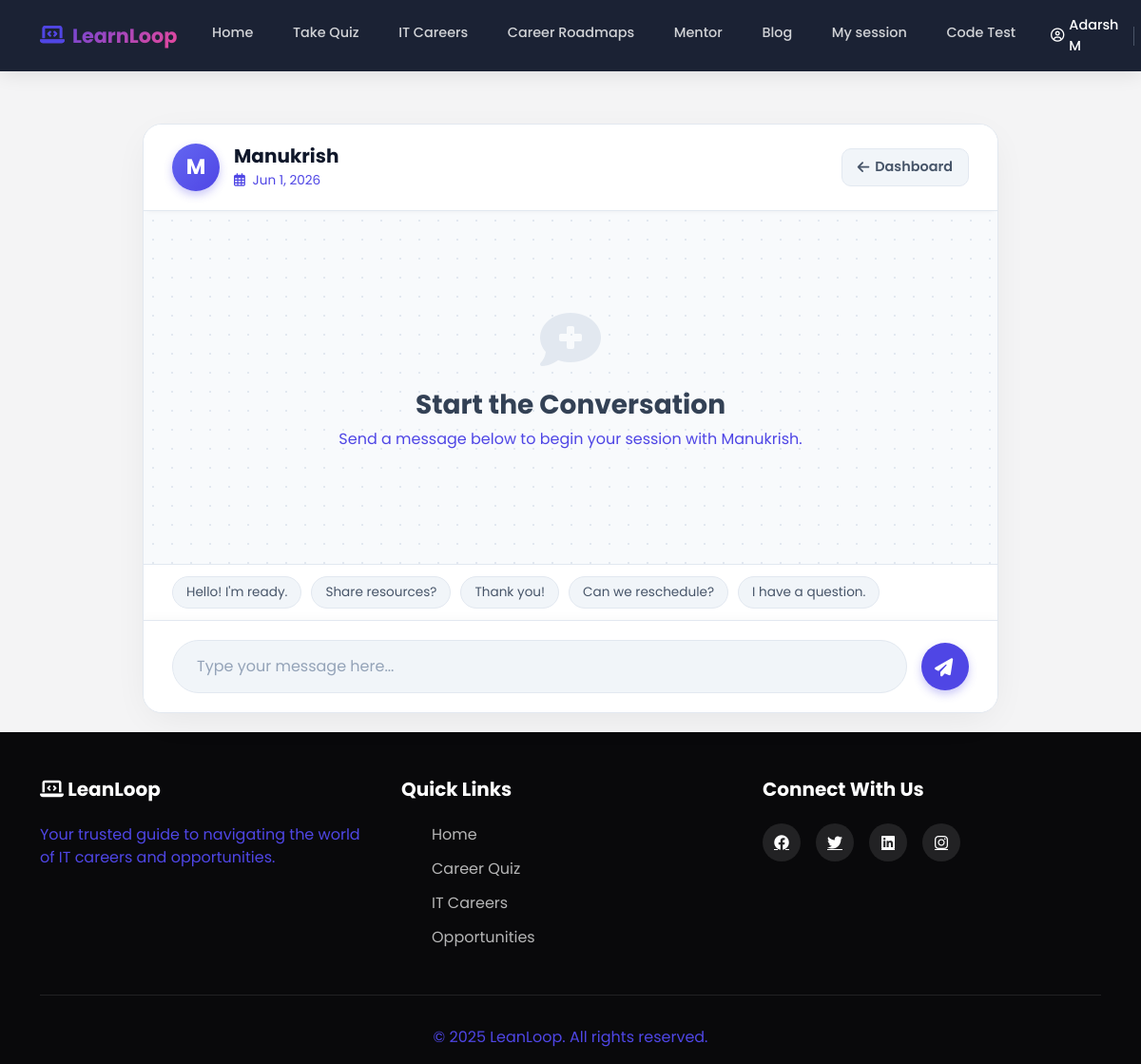
The page /chat/room/20/ (signed in) on the database as committed earlier.
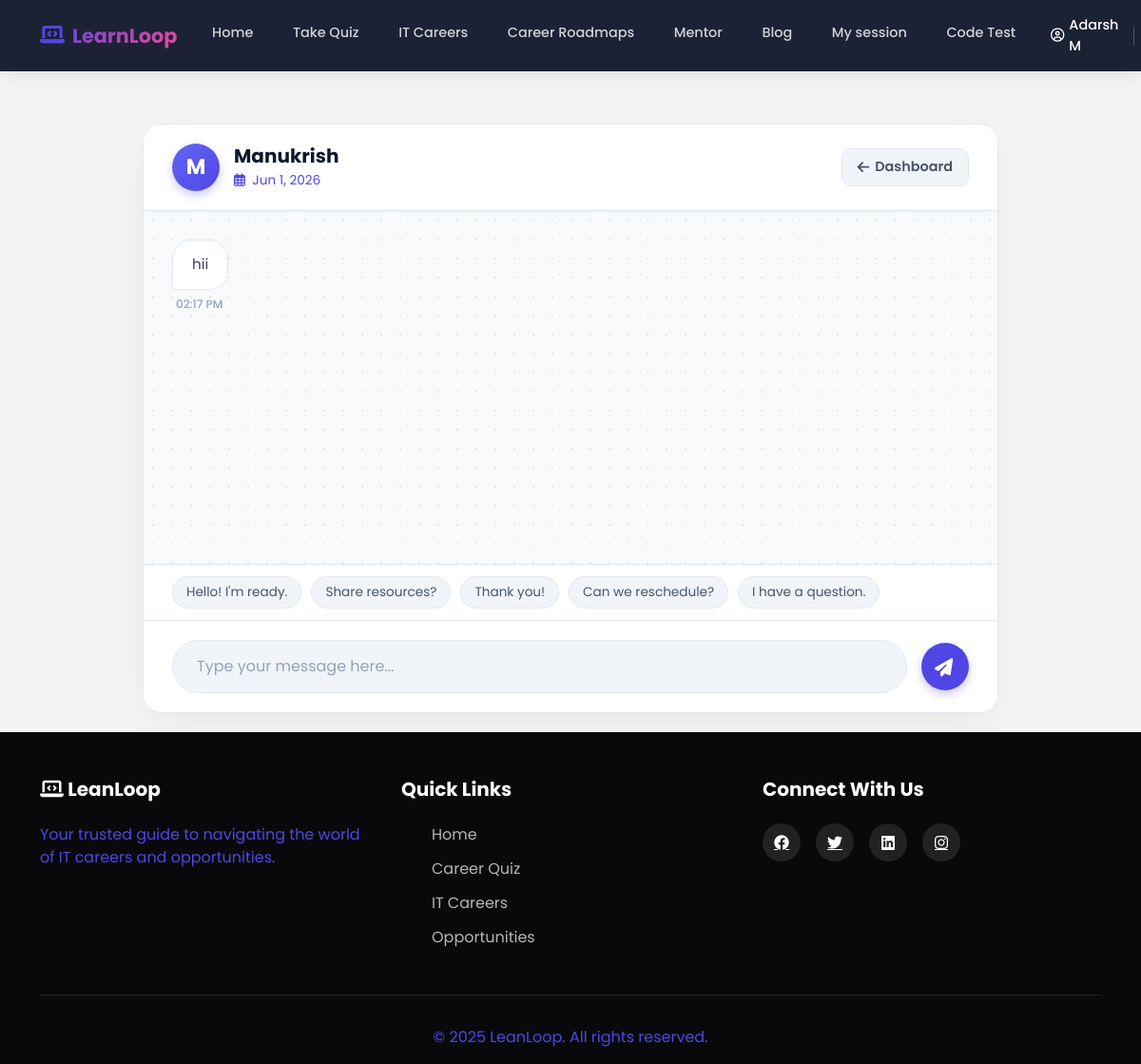
The same page on the database as committed later.
### accounts/models.py (models this page shows, shortened)
class CustomUser(AbstractUser):
    ROLE_CHOICES = (
        ('user', 'User'),
        ('mentor', 'Mentor'),
        ('Admin', 'Admin'),
    )
    role = models.CharField(
        max_length=10,
        choices=ROLE_CHOICES,
        default='user'
    )
    phone_regex = RegexValidator(
    regex=r'^[9876]\d{9}$',
    message="Phone number must be a 10-digit number and start with 9, 8, 7, or 6."
    )
    phone_number = models.CharField(
        max_length=10,
        blank=True,
        null=True,
        validators=[phone_regex],
        unique=True,
        help_text='Enter 10 digit phone number'
    )
    previous_experience = models.BooleanField(blank=True, null=True,verbose_name="Previous Experience")
    is_approved=models.BooleanField(default=False)
    GENDER_CHOICES = [
        ('male', 'Male'),
        ('female', 'Female'),
        ('other', 'Other'),
        ('prefer_not_to_say', 'Prefer not to say'),
    ]
    gender = models.CharField(
        max_length=20,
        choices=GENDER_CHOICES,
        blank=False,
        null=False
    )
    profile_photo = models.ImageField(upload_to='profile_photos/', blank=False, null=True)
    education = models.CharField(max_length=200, blank=True, null=True)
    career_domain = models.CharField(max_length=100, blank=True, null=True)
    profession = models.CharField(max_length=100, blank=False, null=True)
    experience_years = models.PositiveIntegerField(
        null=True,
        blank=False,
    )
    expertise = models.CharField(
        blank=False,
        null=True,
        max_length=100,
    )
    bio = models.CharField(
        blank=False,
        null=True,
    )
    linkedin = models.URLField(blank=True, null=True)
    portfolio = models.URLField(blank=True, null=True)
    available_days = models.JSONField(default=list)  # ["mon", "wed", "fri"]
    available_from = models.TimeField(default="09:00")
    available_to = models.TimeField(default="17:00")
    session_duration = models.CharField(
        max_length=10,
        choices=[
            ('30', '30 Minutes'),
            ('60', '60 Minutes'),
        ],null=True, blank=False
    )
    intro_video = models.FileField(upload_to="mentor_videos/", blank=True, null=True)
    created_at = models.DateTimeField(
        auto_now_add=True,
        null=True
    )

### chat/models.py (models this page shows, shortened)
class ChatMessage(models.Model):
    session = models.ForeignKey(MentorshipSession, on_delete=models.CASCADE, related_name='messages')
    sender = models.ForeignKey(CustomUser, on_delete=models.CASCADE, related_name='sent_messages')
    receiver = models.ForeignKey(CustomUser, on_delete=models.CASCADE, related_name='received_messages')
    message = models.TextField()
    timestamp = models.DateTimeField(auto_now_add=True)
    is_read = models.BooleanField(default=False)
    class Meta:
        ordering = ['timestamp']

### chat/views.py (the view)
# urls.py: path('room/<int:session_id>/', views.chat_room, name='chat_room'),
@login_required
def chat_room(request, session_id):
    session = get_object_or_404(MentorshipSession, id=session_id)
    if request.user != session.mentor and request.user != session.student:
        return redirect('home')
    if session.status not in ['accepted', 'completed']:
        return redirect('home')
    messages = session.messages.all().order_by('timestamp')
    session.messages.filter(receiver=request.user, is_read=False).update(is_read=True)
    receiver = session.student if request.user == session.mentor else session.mentor
    base_template = 'dashboard/mentorbase.html' if request.user.role == 'mentor' else 'dashboard/userbase.html'
    context = {
        'chat_session': session,
        'chat_messages': messages,
        'other_user': receiver,
        'base_template': base_template
    }
    return render(request, 'chat/chat_room.html', context)

### chat/templates/chat/chat_room.html (shortened to what this page needs)
{% extends base_template %}
{% block content %}
<div class="chat-wrapper">
    <div class="chat-container">
        <div class="chat-header">
            <div class="chat-header-info">
                <div class="chat-header-avatar">
                    {{ other_user.username|make_list|first }}
                </div>
                <div>
                    <h2>{{ other_user.username|title }}</h2>
                    <p class="session-meta">
                        <span><i class="far fa-calendar-alt text-primary me-1"></i> {{ chat_session.scheduled_date|date:"M j, Y" }}</span>
                    </p>
                </div>
            </div>
            <a href="{% if user.role == 'mentor' %}{% url 'mentor_dashboard' %}{% else %}{% url 'user_sessions' %}{% endif %}" class="btn-back">
                <i class="fas fa-arrow-left"></i> Dashboard
            </a>
        </div>
        <div class="messages-area" id="messages-area">
            {% for msg in chat_messages %}
                <div class="message-row {% if msg.sender == user %}sent{% else %}received{% endif %}">
                    <div class="message">
                        <div class="message-text">{{ msg.message }}</div>
                    </div>
                    <div class="message-info">
                        {% if msg.sender == user %}
                        {{ msg.timestamp|time:"h:i A" }} <i class="fas fa-check-double text-primary ms-1" style="opacity:0.8;"></i>
                        {% else %}
                        {{ msg.timestamp|time:"h:i A" }}
                        {% endif %}
                    </div>
                </div>
            {% empty %}
                <div class="chat-empty-state">
                    <i class="fas fa-comment-medical"></i>
                    <h3>Start the Conversation</h3>
                    <p>Send a message below to begin your session with {{ other_user.username|title }}.</p>
                </div>
            {% endfor %}
        </div>
        <div class="quick-messages">
            <button type="button" class="quick-msg-btn" onclick="insertQuickMessage('Hello! I am ready for our session.')">Hello! I'm ready.</button>
            <button type="button" class="quick-msg-btn" onclick="insertQuickMessage('Could you share some resources on this?')">Share resources?</button>
            <button type="button" class="quick-msg-btn" onclick="insertQuickMessage('Thanks for the great session!')">Thank you!</button>
            <button type="button" class="quick-msg-btn" onclick="insertQuickMessage('Can we reschedule?')">Can we reschedule?</button>
            <button type="button" class="quick-msg-btn" onclick="insertQuickMessage('I have a quick question.')">I have a question.</button>
        </div>
        <div class="chat-input-area">
            <form class="chat-form" method="POST" action="{% url 'send_message' chat_session.id %}">
                <input type="text" name="message" class="chat-input" placeholder="Type your message here..." required autocomplete="off">
                <button type="submit" class="send-btn" title="Send Message">
                    <i class="fas fa-paper-plane" style="margin-left:-3px; margin-top:2px;"></i>
                </button>
            </form>
        </div>
    </div>
</div>
{% endblock %}

Rows that differ between the two databases and show on the page:
changed CustomUser "Manukrish": username "Manukrish" → (not shown)
added ChatMessage: message "hii", timestamp "02:17 PM"
Other text that changed with them:
text no longer shown: "Start the Conversation Send a message below to begin your session with ."
